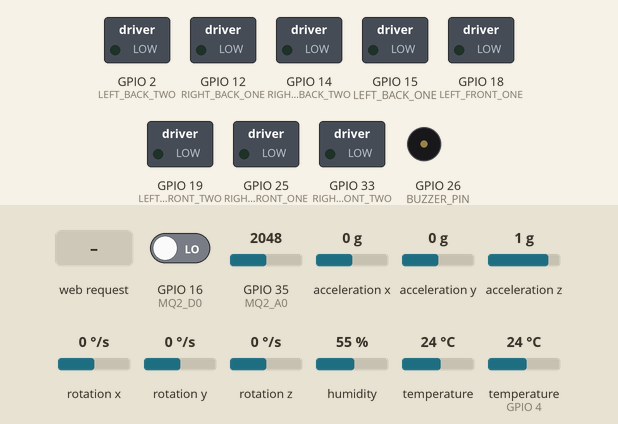
The sketch below on a simulated ESP32. Parts: switched loads named in the sketch (green lamp = pin HIGH), buzzer (waves = sounding, pin HIGH). The inputs (shaded band) are chosen by the test bench; at power-on: GPIO 16 (MQ2_D0) LOW, GPIO 35 (MQ2_A0) = 2048, acceleration x 0 g, acceleration y 0 g, acceleration z 1 g, rotation x 0 °/s, rotation y 0 °/s, rotation z 0 °/s, humidity 55 %, temperature 24 °C, temperature (sensor on GPIO 4) 24 °C. WiFi joins after 1.5 s; servers stay silent unless stated; what the sketch prints to the serial monitor is not drawn.

Above: at 3.2 s.
3.3 s: HTTP request GET /front received
At 3.7 s:
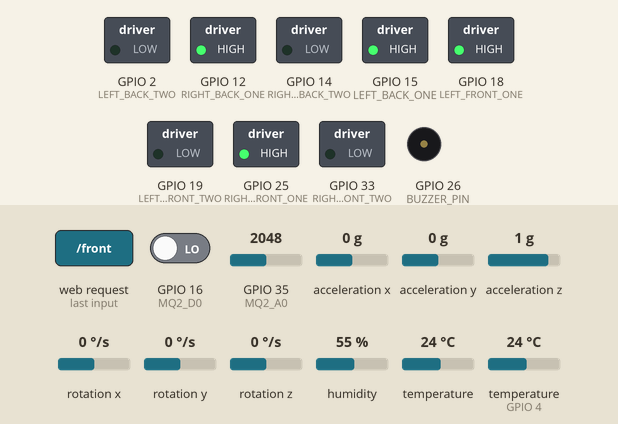
4.8 s: HTTP request GET /back received
At 6.0 s:
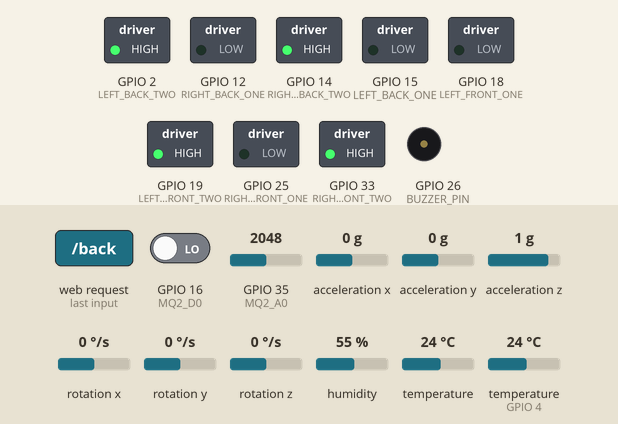
6.3 s: HTTP request GET /turnLeft received
At 7.2 s:
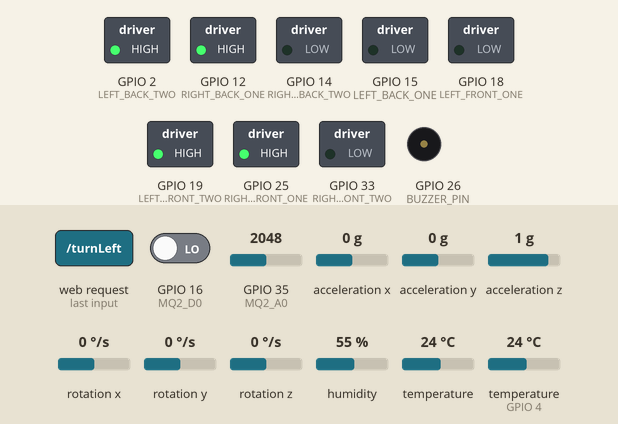
7.8 s: HTTP request GET /turnRight received
At 8.3 s:
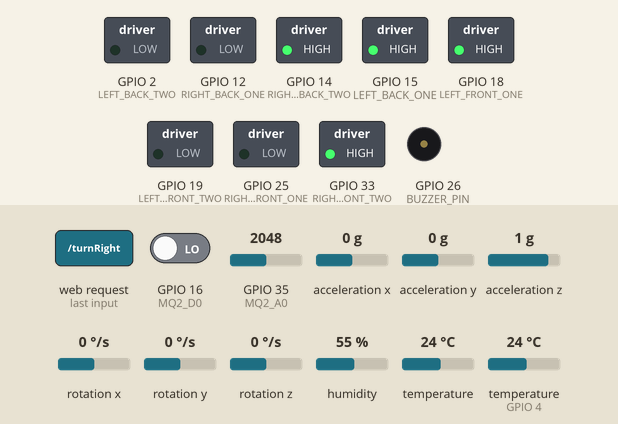
9.3 s: HTTP request GET /toggleBuzzer received
10.8 s: HTTP request GET /stop received
At 11.8 s:
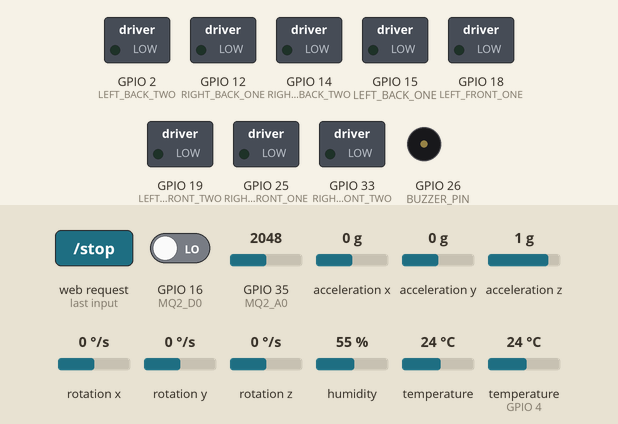
Timing chart, 0 to 13.3 s (numbered marks = the images above; inputs shaded):
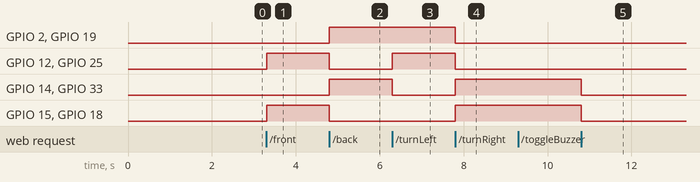

Measured:
- after the input at 3.3 s, GPIO 12 (RIGHT_BACK_ONE), GPIO 15 (LEFT_BACK_ONE), GPIO 18 (LEFT_FRONT_ONE), GPIO 25 (RIGHT_FRONT_ONE): LOW → HIGH at once
- after the input at 4.8 s, GPIO 2 (LEFT_BACK_TWO), GPIO 14 (RIGHT_BACK_TWO), GPIO 19 (LEFT_FRONT_TWO), GPIO 33 (RIGHT_FRONT_TWO): LOW → HIGH at once; GPIO 12 (RIGHT_BACK_ONE), GPIO 15 (LEFT_BACK_ONE), GPIO 18 (LEFT_FRONT_ONE), GPIO 25 (RIGHT_FRONT_ONE): HIGH → LOW at once
- after the input at 6.3 s, GPIO 12 (RIGHT_BACK_ONE), GPIO 25 (RIGHT_FRONT_ONE): LOW → HIGH at once; GPIO 14 (RIGHT_BACK_TWO), GPIO 33 (RIGHT_FRONT_TWO): HIGH → LOW at once
- after the input at 7.8 s, GPIO 2 (LEFT_BACK_TWO), GPIO 12 (RIGHT_BACK_ONE), GPIO 19 (LEFT_FRONT_TWO), GPIO 25 (RIGHT_FRONT_ONE): HIGH → LOW at once; GPIO 14 (RIGHT_BACK_TWO), GPIO 15 (LEFT_BACK_ONE), GPIO 18 (LEFT_FRONT_ONE), GPIO 33 (RIGHT_FRONT_TWO): LOW → HIGH at once
- after the input at 10.8 s, GPIO 14 (RIGHT_BACK_TWO), GPIO 15 (LEFT_BACK_ONE), GPIO 18 (LEFT_FRONT_ONE), GPIO 33 (RIGHT_FRONT_TWO): HIGH → LOW at once

The sketch:

esp32-code.ino
```cpp
#include <Adafruit_MPU6050.h>
#include <Adafruit_Sensor.h>
#include <Wire.h>
#include <WiFi.h>
#include <DHT.h>

// WiFi credentials
const char* ssid = "childbotnet";
const char* password = "robotnet";

// MPU6050 Accelerometer
Adafruit_MPU6050 mpu6050;
sensors_event_t accelerometer, gyroscope, unusedTemp;

// MQ2 Gas Sensor
const int MQ2_D0 = 16;
const int MQ2_A0 = 35;
int gasState = 0, gasValue = 0;

// DHT22 Temperature Humidity Sensor
#define DHTTYPE DHT22
const int DHT22_DATA_PIN = 4;
DHT dht22(DHT22_DATA_PIN, DHTTYPE);
int temperature, humidity;

// Motor control pins
const int RIGHT_FRONT_ONE = 25;
const int RIGHT_FRONT_TWO = 33;

const int RIGHT_BACK_ONE = 12;
const int RIGHT_BACK_TWO = 14;

const int LEFT_FRONT_ONE = 18;
const int LEFT_FRONT_TWO = 19;

const int LEFT_BACK_ONE = 15;
const int LEFT_BACK_TWO = 2;

// buzzer
const int BUZZER_PIN = 26;

bool states[8] = {false, false, false, false, false, false, false, false};

WiFiServer server(80); // Start a server on port 80

void setup() {
  // Initialize Serial Monitor
  Serial.begin(115200);

  // Try to initialize mpu6050
  if (!mpu6050.begin()) {
    Serial.println("Failed to find MPU6050 chip");
  }
  Serial.println("MPU6050 Found!");

  mpu6050.setAccelerometerRange(MPU6050_RANGE_16_G);
  mpu6050.setGyroRange(MPU6050_RANGE_250_DEG);
  mpu6050.setFilterBandwidth(MPU6050_BAND_21_HZ);

  // mq2
  pinMode(MQ2_D0, INPUT);

  //dht22
  dht22.begin();
  pinMode(DHT22_DATA_PIN, INPUT_PULLUP);

  //buzzer
  pinMode(BUZZER_PIN, OUTPUT);

  // motor control pins
  pinMode(RIGHT_FRONT_ONE, OUTPUT);
  pinMode(RIGHT_FRONT_TWO, OUTPUT);
  pinMode(RIGHT_BACK_ONE, OUTPUT);
  pinMode(RIGHT_BACK_TWO, OUTPUT);
  pinMode(LEFT_FRONT_ONE, OUTPUT);
  pinMode(LEFT_FRONT_TWO, OUTPUT);
  pinMode(LEFT_BACK_ONE, OUTPUT);
  pinMode(LEFT_BACK_TWO, OUTPUT);

  initMotorStates();

  // Connect to WiFi
  Serial.print("Connecting to WiFi...");
  WiFi.begin(ssid, password);
  while (WiFi.status() != WL_CONNECTED) {
    delay(1000);
    Serial.print(".");
  }
  Serial.println("\nConnected!");

  // Print the ESP32 IP address
  Serial.println("IP Address: ");
  Serial.println(WiFi.localIP());

  // Start the server
  server.begin();
}

void loop() {
  // mpu6050 sensor data
  mpu6050.getEvent(&accelerometer, &gyroscope, &unusedTemp);

  // MQ2 gas sensor data
  gasState = digitalRead(MQ2_D0);
  gasValue = analogRead(MQ2_A0);

  // dht22 sensor
  temperature = dht22.readTemperature(); // read as celcius
  humidity = dht22.readHumidity();

  // buzzer
  digitalWrite(BUZZER_PIN, LOW);

  // Check for incoming client requests
  WiFiClient client = server.accept();
  if (!client) {
    return;
  }

  // Wait until the client sends data
  while (!client.available()) {
    delay(1);
  }

  // Read the first line of the HTTP request
  String request = client.readStringUntil('\r');
  client.clear();

  if (request.indexOf("/front") != -1) {
    moveFront();
  }

  if (request.indexOf("/back") != -1) {
    moveBack();
  }

  if (request.indexOf("/turnLeft") != -1) {
    turnLeft();
  }

  if (request.indexOf("/turnRight") != -1) {
    turnRight();
  }

  if (request.indexOf("/stop") != -1) {
    initMotorStates();
  }

  if (request.indexOf("/toggleBuzzer") != -1) {
    if(digitalRead(BUZZER_PIN) == HIGH) {
      digitalWrite(BUZZER_PIN, LOW);
    }
    else {
      digitalWrite(BUZZER_PIN, HIGH);
    }
  }

  // HTML content for the webpage
  String html = "<!DOCTYPE html><html><head>";
  html += "<title>ESP32 L298n Motor Control</title>";
  html += "<style>";
  html += "body { font-family: Arial, sans-serif; background-color: #f4f4f9; text-align: center; margin: 0; padding: 20px; }";
  html += "h1 { color: #333; }";
  html += ".grid-container { display: grid; grid-template-columns: repeat(2, 200px); gap: 20px; margin-top: 30px; justify-content: center; }";
  html += ".button { font-size: 18px; padding: 15px 30px; background-color: #4CAF50; border: none; color: white; border-radius: 8px; cursor: pointer; width: 100%; box-shadow: 0 4px 6px rgba(0,0,0,0.1); transition: background-color 0.3s, box-shadow 0.3s; }";
  html += ".button:hover { background-color: #45a049; box-shadow: 0 6px 12px rgba(0,0,0,0.2); }";
  html += ".button:active { background-color: #3e8e41; }";
  html += ".button-container { display: flex; flex-direction: column; justify-content: center; align-items: center; }";
  html += "</style>";
  html += "</head><body>";
  html += "<h1>ESP32 L298n Motor Control</h1>";

  html += "<div class='grid-container'>";
  // Buttons with states
  html += "<div class='button-container'><button class='button' onclick=\"location.href='/front'\">Move Forward</button></div>";
  html += "<div class='button-container'><button class='button' onclick=\"location.href='/back'\">Move Backward</button></div>";
  html += "<div class='button-container'><button class='button' onclick=\"location.href='/turnLeft'\">Turn Left</button></div>";
  html += "<div class='button-container'><button class='button' onclick=\"location.href='/turnRight'\">Turn Right</button></div>";
  html += "<div class='button-container'><button class='button' onclick=\"location.href='/stop'\">Stop</button></div>";
  html += "<div class='button-container'><button class='button' onclick=\"location.href='/toggleBuzzer'\">Toggle Buzzer</button></div>";
  html += "</div>";

  html += "<div class='grid-container'>";
  html += "<div><h3>MQ2 Data</h3>";
  html += "<p>Gas State = " + String(gasState) + "<br>";
  html += "Gas Value = " + String(gasValue) + "</p></div>";
  html += "</div>";

  html += "<div class='grid-container'>";
  html += "<div><h3>DHT22 Data</h3>";
  html += "<p>Temperature = " + String(temperature) + " degree C<br>";
  html += "Humidity = " + String(humidity) + "%</p></div>";
  html += "</div>";

  html += "<div class='grid-container'>";
  html += "<div><h3>MPU-6050 Data</h3>";
  html += "<p>Acceleration X = " + String(accelerometer.acceleration.x) + " m/s^2 <br>";
  html += "Acceleration Y = " + String(accelerometer.acceleration.y) + " m/s^2<br>";
  html += "Acceleration Z = " + String(accelerometer.acceleration.z) + " m/s^2</p></div>";
  html += "</div>";


  html += "</body></html>";

  // Send the response to the client
  client.println("HTTP/1.1 200 OK");
  client.println("Content-type:text/html");
  client.println("Connection: close");
  client.println();
  client.println(html);
  client.println();

  // Close the connection
  client.stop();
}


// motor control functions
void initMotorStates() {
  digitalWrite(RIGHT_FRONT_ONE, LOW);
  digitalWrite(RIGHT_FRONT_TWO, LOW);
  digitalWrite(RIGHT_BACK_ONE, LOW);
  digitalWrite(RIGHT_BACK_TWO, LOW);
  digitalWrite(LEFT_FRONT_ONE, LOW);
  digitalWrite(LEFT_FRONT_TWO, LOW);
  digitalWrite(LEFT_BACK_ONE, LOW);
  digitalWrite(LEFT_BACK_TWO, LOW);
}

void moveFront() {
  digitalWrite(RIGHT_FRONT_ONE, HIGH);
  digitalWrite(RIGHT_FRONT_TWO, LOW);

  digitalWrite(RIGHT_BACK_ONE, HIGH);
  digitalWrite(RIGHT_BACK_TWO, LOW);

  digitalWrite(LEFT_FRONT_ONE, HIGH);
  digitalWrite(LEFT_FRONT_TWO, LOW);

  digitalWrite(LEFT_BACK_ONE, HIGH);
  digitalWrite(LEFT_BACK_TWO, LOW);
}

void moveBack() {
  digitalWrite(RIGHT_FRONT_ONE, LOW);
  digitalWrite(RIGHT_FRONT_TWO, HIGH);

  digitalWrite(RIGHT_BACK_ONE, LOW);
  digitalWrite(RIGHT_BACK_TWO, HIGH);

  digitalWrite(LEFT_FRONT_ONE, LOW);
  digitalWrite(LEFT_FRONT_TWO, HIGH);

  digitalWrite(LEFT_BACK_ONE, LOW);
  digitalWrite(LEFT_BACK_TWO, HIGH);
}

void turnLeft() {
  // Left motors move backward
  digitalWrite(LEFT_FRONT_ONE, LOW);
  digitalWrite(LEFT_FRONT_TWO, HIGH);
  digitalWrite(LEFT_BACK_ONE, LOW);
  digitalWrite(LEFT_BACK_TWO, HIGH);

  // Right motors move forward
  digitalWrite(RIGHT_FRONT_ONE, HIGH);
  digitalWrite(RIGHT_FRONT_TWO, LOW);
  digitalWrite(RIGHT_BACK_ONE, HIGH);
  digitalWrite(RIGHT_BACK_TWO, LOW);
}

void turnRight() {
  // Left motors move forward
  digitalWrite(LEFT_FRONT_ONE, HIGH);
  digitalWrite(LEFT_FRONT_TWO, LOW);
  digitalWrite(LEFT_BACK_ONE, HIGH);
  digitalWrite(LEFT_BACK_TWO, LOW);

  // Right motors move backward
  digitalWrite(RIGHT_FRONT_ONE, LOW);
  digitalWrite(RIGHT_FRONT_TWO, HIGH);
  digitalWrite(RIGHT_BACK_ONE, LOW);
  digitalWrite(RIGHT_BACK_TWO, HIGH);
}
```
